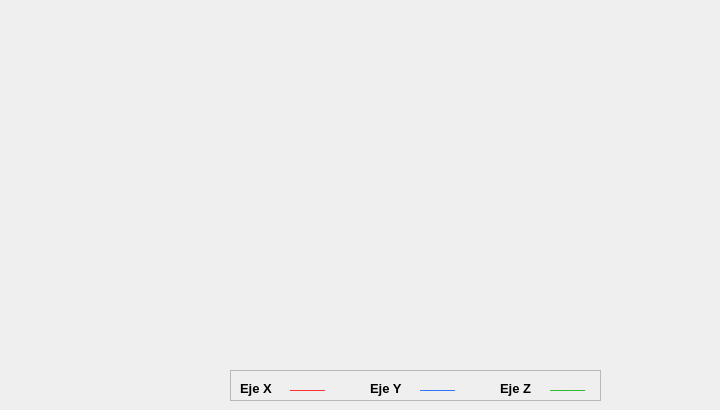
   <widget class="QWidget" name="tab_5">
    <attribute name="title">
     <string>Gráf. Acelerómetro</string>
    </attribute>
    <widget class="QwtPlot" name="GraficaSensorAccel">
     <property name="geometry">
      <rect>
       <x>80</x>
       <y>30</y>
       <width>631</width>
       <height>321</height>
      </rect>
     </property>
    </widget>
    <widget class="QFrame" name="frame_6">
     <property name="geometry">
      <rect>
       <x>230</x>
       <y>370</y>
       <width>371</width>
       <height>31</height>
      </rect>
     </property>
     <property name="frameShape">
      <enum>QFrame::StyledPanel</enum>
     </property>
     <property name="frameShadow">
      <enum>QFrame::Raised</enum>
     </property>
     <widget class="QLabel" name="EjeZmag2_2">
      <property name="enabled">
       <bool>true</bool>
      </property>
      <property name="geometry">
       <rect>
        <x>320</x>
        <y>-10</y>
        <width>61</width>
        <height>41</height>
       </rect>
      </property>
      <property name="palette">
       <palette>
        <active>
         <colorrole role="WindowText">
          <brush brushstyle="SolidPattern">
           <color alpha="255">
            <red>0</red>
            <green>170</green>
            <blue>0</blue>
           </color>
          </brush>
         </colorrole>
        </active>
        <inactive>
         <colorrole role="WindowText">
          <brush brushstyle="SolidPattern">
           <color alpha="255">
            <red>0</red>
            <green>170</green>
            <blue>0</blue>
           </color>
          </brush>
         </colorrole>
        </inactive>
        <disabled>
         <colorrole role="WindowText">
          <brush brushstyle="SolidPattern">
           <color alpha="255">
            <red>120</red>
            <green>120</green>
            <blue>120</blue>
           </color>
          </brush>
         </colorrole>
        </disabled>
       </palette>
      </property>
      <property name="font">
       <font>
        <pointsize>16</pointsize>
        <weight>75</weight>
        <bold>true</bold>
       </font>
      </property>
      <property name="text">
       <string>___</string>
      </property>
     </widget>
     <widget class="QLabel" name="EjeXmag_2">
      <property name="enabled">
       <bool>true</bool>
      </property>
      <property name="geometry">
       <rect>
        <x>10</x>
        <y>10</y>
        <width>41</width>
        <height>17</height>
       </rect>
      </property>
      <property name="font">
       <font>
        <pointsize>10</pointsize>
        <weight>75</weight>
        <bold>true</bold>
       </font>
      </property>
      <property name="text">
       <string>Eje X</string>
      </property>
     </widget>
     <widget class="QLabel" name="EjeYmag2_2">
      <property name="enabled">
       <bool>true</bool>
      </property>
      <property name="geometry">
       <rect>
        <x>190</x>
        <y>-10</y>
        <width>41</width>
        <height>41</height>
       </rect>
      </property>
      <property name="palette">
       <palette>
        <active>
         <colorrole role="WindowText">
          <brush brushstyle="SolidPattern">
           <color alpha="255">
            <red>0</red>
            <green>85</green>
            <blue>255</blue>
           </color>
          </brush>
         </colorrole>
         <colorrole role="Text">
          <brush brushstyle="SolidPattern">
           <color alpha="255">
            <red>0</red>
            <green>85</green>
            <blue>255</blue>
           </color>
          </brush>
         </colorrole>
         <colorrole role="ButtonText">
          <brush brushstyle="SolidPattern">
           <color alpha="255">
            <red>0</red>
            <green>85</green>
            <blue>255</blue>
           </color>
          </brush>
         </colorrole>
         <colorrole role="ToolTipText">
          <brush brushstyle="SolidPattern">
           <color alpha="255">
            <red>0</red>
            <green>85</green>
            <blue>255</blue>
           </color>
          </brush>
         </colorrole>
        </active>
        <inactive>
         <colorrole role="WindowText">
          <brush brushstyle="SolidPattern">
           <color alpha="255">
            <red>0</red>
            <green>85</green>
            <blue>255</blue>
           </color>
          </brush>
         </colorrole>
         <colorrole role="Text">
          <brush brushstyle="SolidPattern">
           <color alpha="255">
            <red>0</red>
            <green>85</green>
            <blue>255</blue>
           </color>
          </brush>
         </colorrole>
         <colorrole role="ButtonText">
          <brush brushstyle="SolidPattern">
           <color alpha="255">
            <red>0</red>
            <green>85</green>
            <blue>255</blue>
           </color>
          </brush>
         </colorrole>
         <colorrole role="ToolTipText">
          <brush brushstyle="SolidPattern">
           <color alpha="255">
            <red>0</red>
            <green>85</green>
            <blue>255</blue>
           </color>
          </brush>
         </colorrole>
        </inactive>
        <disabled>
         <colorrole role="WindowText">
          <brush brushstyle="SolidPattern">
           <color alpha="255">
            <red>120</red>
            <green>120</green>
            <blue>120</blue>
           </color>
          </brush>
         </colorrole>
         <colorrole role="Text">
          <brush brushstyle="SolidPattern">
           <color alpha="255">
            <red>120</red>
            <green>120</green>
            <blue>120</blue>
           </color>
          </brush>
         </colorrole>
         <colorrole role="ButtonText">
          <brush brushstyle="SolidPattern">
           <color alpha="255">
            <red>120</red>
            <green>120</green>
            <blue>120</blue>
           </color>
          </brush>
         </colorrole>
         <colorrole role="ToolTipText">
          <brush brushstyle="SolidPattern">
           <color alpha="255">
            <red>0</red>
            <green>85</green>
            <blue>255</blue>
           </color>
          </brush>
         </colorrole>
        </disabled>
       </palette>
      </property>
      <property name="font">
       <font>
        <pointsize>16</pointsize>
        <weight>75</weight>
        <bold>true</bold>
       </font>
      </property>
      <property name="text">
       <string>___</string>
      </property>
     </widget>
     <widget class="QLabel" name="EjeZmag_2">
      <property name="enabled">
       <bool>true</bool>
      </property>
      <property name="geometry">
       <rect>
        <x>270</x>
        <y>10</y>
        <width>41</width>
        <height>17</height>
       </rect>
      </property>
      <property name="font">
       <font>
        <pointsize>10</pointsize>
        <weight>75</weight>
        <bold>true</bold>
       </font>
      </property>
      <property name="text">
       <string>Eje Z</string>
      </property>
     </widget>
     <widget class="QLabel" name="EjeXmag2_2">
      <property name="enabled">
       <bool>true</bool>
      </property>
      <property name="geometry">
       <rect>
        <x>60</x>
        <y>-10</y>
        <width>41</width>
        <height>41</height>
       </rect>
      </property>
      <property name="palette">
       <palette>
        <active>
         <colorrole role="WindowText">
          <brush brushstyle="SolidPattern">
           <color alpha="255">
            <red>255</red>
            <green>0</green>
            <blue>0</blue>
           </color>
          </brush>
         </colorrole>
         <colorrole role="Button">
          <brush brushstyle="SolidPattern">
           <color alpha="255">
            <red>255</red>
            <green>0</green>
            <blue>0</blue>
           </color>
          </brush>
         </colorrole>
         <colorrole role="Light">
          <brush brushstyle="SolidPattern">
           <color alpha="255">
            <red>255</red>
            <green>0</green>
            <blue>0</blue>
           </color>
          </brush>
         </colorrole>
         <colorrole role="Midlight">
          <brush brushstyle="SolidPattern">
           <color alpha="255">
            <red>255</red>
            <green>0</green>
            <blue>0</blue>
           </color>
          </brush>
         </colorrole>
         <colorrole role="Dark">
          <brush brushstyle="SolidPattern">
           <color alpha="255">
            <red>255</red>
            <green>0</green>
            <blue>0</blue>
           </color>
          </brush>
         </colorrole>
         <colorrole role="Mid">
          <brush brushstyle="SolidPattern">
           <color alpha="255">
            <red>255</red>
            <green>0</green>
            <blue>0</blue>
           </color>
          </brush>
         </colorrole>
         <colorrole role="Text">
          <brush brushstyle="SolidPattern">
           <color alpha="255">
            <red>255</red>
            <green>0</green>
            <blue>0</blue>
           </color>
          </brush>
         </colorrole>
         <colorrole role="BrightText">
          <brush brushstyle="SolidPattern">
           <color alpha="255">
            <red>255</red>
            <green>0</green>
            <blue>0</blue>
           </color>
          </brush>
         </colorrole>
         <colorrole role="ButtonText">
          <brush brushstyle="SolidPattern">
           <color alpha="255">
            <red>255</red>
            <green>0</green>
            <blue>0</blue>
           </color>
          </brush>
         </colorrole>
         <colorrole role="ToolTipText">
          <brush brushstyle="SolidPattern">
           <color alpha="255">
            <red>255</red>
            <green>0</green>
            <blue>0</blue>
           </color>
          </brush>
         </colorrole>
        </active>
        <inactive>
         <colorrole role="WindowText">
          <brush brushstyle="SolidPattern">
           <color alpha="255">
            <red>255</red>
            <green>0</green>
            <blue>0</blue>
           </color>
          </brush>
         </colorrole>
         <colorrole role="Button">
          <brush brushstyle="SolidPattern">
           <color alpha="255">
            <red>255</red>
            <green>0</green>
            <blue>0</blue>
           </color>
          </brush>
         </colorrole>
         <colorrole role="Light">
          <brush brushstyle="SolidPattern">
           <color alpha="255">
            <red>255</red>
            <green>0</green>
            <blue>0</blue>
           </color>
          </brush>
         </colorrole>
         <colorrole role="Midlight">
          <brush brushstyle="SolidPattern">
           <color alpha="255">
            <red>255</red>
            <green>0</green>
            <blue>0</blue>
           </color>
          </brush>
         </colorrole>
         <colorrole role="Dark">
          <brush brushstyle="SolidPattern">
           <color alpha="255">
            <red>255</red>
            <green>0</green>
            <blue>0</blue>
           </color>
          </brush>
         </colorrole>
         <colorrole role="Mid">
          <brush brushstyle="SolidPattern">
           <color alpha="255">
            <red>255</red>
            <green>0</green>
            <blue>0</blue>
           </color>
          </brush>
         </colorrole>
         <colorrole role="Text">
          <brush brushstyle="SolidPattern">
           <color alpha="255">
            <red>255</red>
            <green>0</green>
            <blue>0</blue>
           </color>
          </brush>
         </colorrole>
         <colorrole role="BrightText">
          <brush brushstyle="SolidPattern">
           <color alpha="255">
            <red>255</red>
            <green>0</green>
            <blue>0</blue>
           </color>
          </brush>
         </colorrole>
         <colorrole role="ButtonText">
          <brush brushstyle="SolidPattern">
           <color alpha="255">
            <red>255</red>
            <green>0</green>
            <blue>0</blue>
           </color>
          </brush>
         </colorrole>
         <colorrole role="ToolTipText">
          <brush brushstyle="SolidPattern">
           <color alpha="255">
            <red>255</red>
            <green>0</green>
            <blue>0</blue>
           </color>
          </brush>
         </colorrole>
        </inactive>
        <disabled>
         <colorrole role="WindowText">
          <brush brushstyle="SolidPattern">
           <color alpha="255">
            <red>255</red>
            <green>0</green>
            <blue>0</blue>
           </color>
          </brush>
         </colorrole>
         <colorrole role="Button">
          <brush brushstyle="SolidPattern">
           <color alpha="255">
            <red>255</red>
            <green>0</green>
            <blue>0</blue>
           </color>
          </brush>
         </colorrole>
         <colorrole role="Light">
          <brush brushstyle="SolidPattern">
           <color alpha="255">
            <red>255</red>
            <green>0</green>
            <blue>0</blue>
           </color>
          </brush>
         </colorrole>
         <colorrole role="Midlight">
          <brush brushstyle="SolidPattern">
           <color alpha="255">
            <red>255</red>
            <green>0</green>
            <blue>0</blue>
           </color>
          </brush>
         </colorrole>
         <colorrole role="Dark">
          <brush brushstyle="SolidPattern">
           <color alpha="255">
            <red>255</red>
            <green>0</green>
            <blue>0</blue>
           </color>
          </brush>
         </colorrole>
         <colorrole role="Mid">
          <brush brushstyle="SolidPattern">
           <color alpha="255">
            <red>255</red>
            <green>0</green>
            <blue>0</blue>
           </color>
          </brush>
         </colorrole>
         <colorrole role="Text">
          <brush brushstyle="SolidPattern">
           <color alpha="255">
            <red>255</red>
            <green>0</green>
            <blue>0</blue>
           </color>
          </brush>
         </colorrole>
         <colorrole role="BrightText">
          <brush brushstyle="SolidPattern">
           <color alpha="255">
            <red>255</red>
            <green>0</green>
            <blue>0</blue>
           </color>
          </brush>
         </colorrole>
         <colorrole role="ButtonText">
          <brush brushstyle="SolidPattern">
           <color alpha="255">
            <red>255</red>
            <green>0</green>
            <blue>0</blue>
           </color>
          </brush>
         </colorrole>
         <colorrole role="ToolTipText">
          <brush brushstyle="SolidPattern">
           <color alpha="255">
            <red>255</red>
            <green>0</green>
            <blue>0</blue>
           </color>
          </brush>
         </colorrole>
        </disabled>
       </palette>
      </property>
      <property name="font">
       <font>
        <pointsize>16</pointsize>
        <weight>75</weight>
        <bold>true</bold>
       </font>
      </property>
      <property name="text">
       <string>___</string>
      </property>
     </widget>
     <widget class="QLabel" name="EjeYmag_2">
      <property name="enabled">
       <bool>true</bool>
      </property>
      <property name="geometry">
       <rect>
        <x>140</x>
        <y>10</y>
        <width>41</width>
        <height>17</height>
       </rect>
      </property>
      <property name="font">
       <font>
        <pointsize>10</pointsize>
        <weight>75</weight>
        <bold>true</bold>
       </font>
      </property>
      <property name="text">
       <string>Eje Y</string>
      </property>
     </widget>
    </widget>
   </widget>
